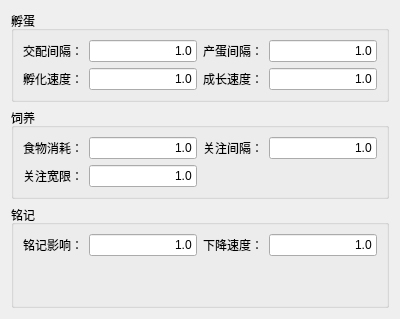
      <widget class="QWidget" name="tab_6">
       <attribute name="title">
        <string>恐龙繁殖</string>
       </attribute>
       <layout class="QVBoxLayout" name="verticalLayout">
        <item>
         <widget class="QGroupBox" name="groupBox_17">
          <property name="title">
           <string>孵蛋</string>
          </property>
          <layout class="QGridLayout" name="gridLayout_32">
           <item row="3" column="4">
            <widget class="QLineEdit" name="lineEdit_40">
             <property name="toolTip">
              <string>&lt;html&gt;&lt;head/&gt;&lt;body&gt;&lt;p&gt;越大越快&lt;/p&gt;&lt;/body&gt;&lt;/html&gt;</string>
             </property>
             <property name="text">
              <string>1.0</string>
             </property>
             <property name="alignment">
              <set>Qt::AlignRight|Qt::AlignTrailing|Qt::AlignVCenter</set>
             </property>
            </widget>
           </item>
           <item row="3" column="2">
            <widget class="QLineEdit" name="lineEdit_39">
             <property name="toolTip">
              <string>&lt;html&gt;&lt;head/&gt;&lt;body&gt;&lt;p&gt;越大越快&lt;/p&gt;&lt;/body&gt;&lt;/html&gt;</string>
             </property>
             <property name="text">
              <string>1.0</string>
             </property>
             <property name="alignment">
              <set>Qt::AlignRight|Qt::AlignTrailing|Qt::AlignVCenter</set>
             </property>
            </widget>
           </item>
           <item row="2" column="1">
            <widget class="QLabel" name="label_41">
             <property name="text">
              <string>交配间隔：</string>
             </property>
            </widget>
           </item>
           <item row="2" column="2">
            <widget class="QLineEdit" name="lineEdit_37">
             <property name="toolTip">
              <string>&lt;html&gt;&lt;head/&gt;&lt;body&gt;&lt;p&gt;越小越快，例如交配间隔=0.5则表示交配时间缩短一半。&lt;/p&gt;&lt;/body&gt;&lt;/html&gt;</string>
             </property>
             <property name="layoutDirection">
              <enum>Qt::LeftToRight</enum>
             </property>
             <property name="text">
              <string>1.0</string>
             </property>
             <property name="alignment">
              <set>Qt::AlignRight|Qt::AlignTrailing|Qt::AlignVCenter</set>
             </property>
            </widget>
           </item>
           <item row="2" column="3">
            <widget class="QLabel" name="label_44">
             <property name="text">
              <string>产蛋间隔：</string>
             </property>
            </widget>
           </item>
           <item row="2" column="4">
            <widget class="QLineEdit" name="lineEdit_38">
             <property name="toolTip">
              <string>&lt;html&gt;&lt;head/&gt;&lt;body&gt;&lt;p&gt;越小越快。&lt;/p&gt;&lt;/body&gt;&lt;/html&gt;</string>
             </property>
             <property name="text">
              <string>1.0</string>
             </property>
             <property name="alignment">
              <set>Qt::AlignRight|Qt::AlignTrailing|Qt::AlignVCenter</set>
             </property>
            </widget>
           </item>
           <item row="3" column="3">
            <widget class="QLabel" name="label_42">
             <property name="text">
              <string>成长速度：</string>
             </property>
            </widget>
           </item>
           <item row="3" column="1">
            <widget class="QLabel" name="label_43">
             <property name="text">
              <string>孵化速度：</string>
             </property>
            </widget>
           </item>
          </layout>
         </widget>
        </item>
        <item>
         <widget class="QGroupBox" name="groupBox_18">
          <property name="title">
           <string>饲养</string>
          </property>
          <layout class="QGridLayout" name="gridLayout_33">
           <item row="1" column="1">
            <widget class="QLineEdit" name="lineEdit_97">
             <property name="toolTip">
              <string>&lt;html&gt;&lt;head/&gt;&lt;body&gt;&lt;p&gt;表示多长时间不去关注龙宝宝，越大则时间越长。&lt;/p&gt;&lt;/body&gt;&lt;/html&gt;</string>
             </property>
             <property name="text">
              <string>1.0</string>
             </property>
             <property name="alignment">
              <set>Qt::AlignRight|Qt::AlignTrailing|Qt::AlignVCenter</set>
             </property>
            </widget>
           </item>
           <item row="0" column="0">
            <widget class="QLabel" name="label_97">
             <property name="text">
              <string>食物消耗：</string>
             </property>
            </widget>
           </item>
           <item row="0" column="1">
            <widget class="QLineEdit" name="lineEdit_41">
             <property name="toolTip">
              <string>&lt;html&gt;&lt;head/&gt;&lt;body&gt;&lt;p&gt;约小的数字可以减少恐龙宝宝对食物的消耗。&lt;/p&gt;&lt;/body&gt;&lt;/html&gt;</string>
             </property>
             <property name="text">
              <string>1.0</string>
             </property>
             <property name="alignment">
              <set>Qt::AlignRight|Qt::AlignTrailing|Qt::AlignVCenter</set>
             </property>
            </widget>
           </item>
           <item row="0" column="3">
            <widget class="QLineEdit" name="lineEdit_42">
             <property name="toolTip">
              <string>&lt;html&gt;&lt;head/&gt;&lt;body&gt;&lt;p&gt;表示龙宝宝关注的时间间隔，越小越快。此项自动计算，最好不要修改，否则留痕度没办法达到100%，如要修改需小于计算过的值。&lt;/p&gt;&lt;/body&gt;&lt;/html&gt;</string>
             </property>
             <property name="text">
              <string>1.0</string>
             </property>
             <property name="alignment">
              <set>Qt::AlignRight|Qt::AlignTrailing|Qt::AlignVCenter</set>
             </property>
            </widget>
           </item>
           <item row="1" column="0">
            <widget class="QLabel" name="label_100">
             <property name="text">
              <string>关注宽限：</string>
             </property>
            </widget>
           </item>
           <item row="0" column="2">
            <widget class="QLabel" name="label_99">
             <property name="text">
              <string>关注间隔：</string>
             </property>
            </widget>
           </item>
          </layout>
          <zorder>lineEdit_41</zorder>
          <zorder>label_97</zorder>
          <zorder>lineEdit_42</zorder>
          <zorder>lineEdit_97</zorder>
          <zorder>label_100</zorder>
          <zorder>label_99</zorder>
         </widget>
        </item>
        <item>
         <widget class="QGroupBox" name="groupBox_19">
          <property name="title">
           <string>铭记</string>
          </property>
          <layout class="QGridLayout" name="gridLayout_34">
           <item row="0" column="0">
            <widget class="QLabel" name="label_98">
             <property name="text">
              <string>铭记影响：</string>
             </property>
            </widget>
           </item>
           <item row="0" column="1">
            <widget class="QLineEdit" name="lineEdit_43">
             <property name="toolTip">
              <string>&lt;html&gt;&lt;head/&gt;&lt;body&gt;&lt;p&gt;越大则增益越多。&lt;/p&gt;&lt;/body&gt;&lt;/html&gt;</string>
             </property>
             <property name="text">
              <string>1.0</string>
             </property>
             <property name="alignment">
              <set>Qt::AlignRight|Qt::AlignTrailing|Qt::AlignVCenter</set>
             </property>
            </widget>
           </item>
           <item row="0" column="2">
            <widget class="QLabel" name="label_101">
             <property name="text">
              <string>下降速度：</string>
             </property>
            </widget>
           </item>
           <item row="0" column="3">
            <widget class="QLineEdit" name="lineEdit_44">
             <property name="toolTip">
              <string>&lt;html&gt;&lt;head/&gt;&lt;body&gt;&lt;p&gt; 留痕下降的速度，越大则掉的越快。&lt;/p&gt;&lt;/body&gt;&lt;/html&gt;</string>
             </property>
             <property name="text">
              <string>1.0</string>
             </property>
             <property name="alignment">
              <set>Qt::AlignRight|Qt::AlignTrailing|Qt::AlignVCenter</set>
             </property>
            </widget>
           </item>
           <item row="1" column="0">
            <spacer name="verticalSpacer">
             <property name="orientation">
              <enum>Qt::Vertical</enum>
             </property>
             <property name="sizeHint" stdset="0">
              <size>
               <width>20</width>
               <height>40</height>
              </size>
             </property>
            </spacer>
           </item>
          </layout>
         </widget>
        </item>
       </layout>
      </widget>
